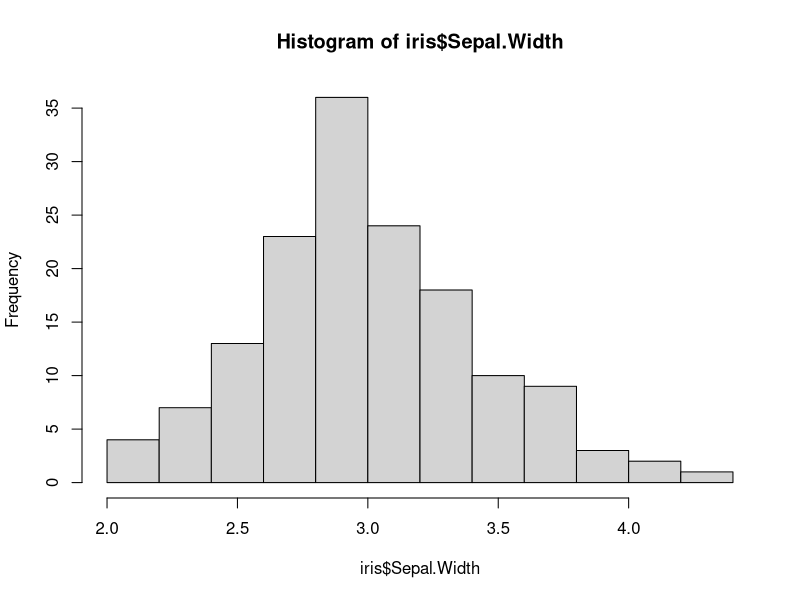
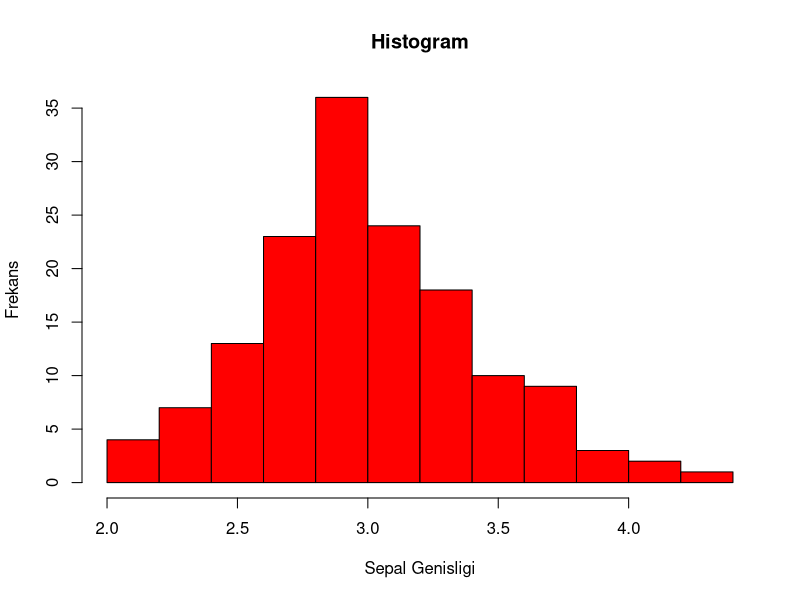
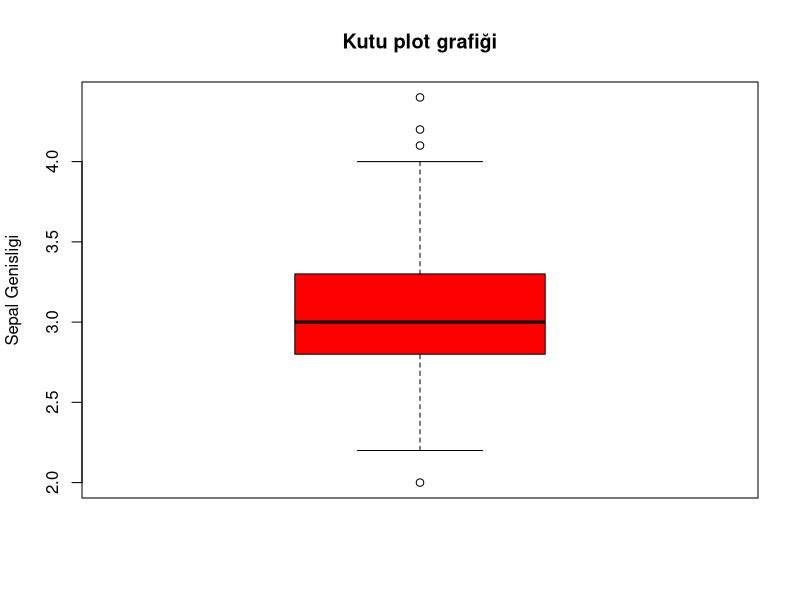
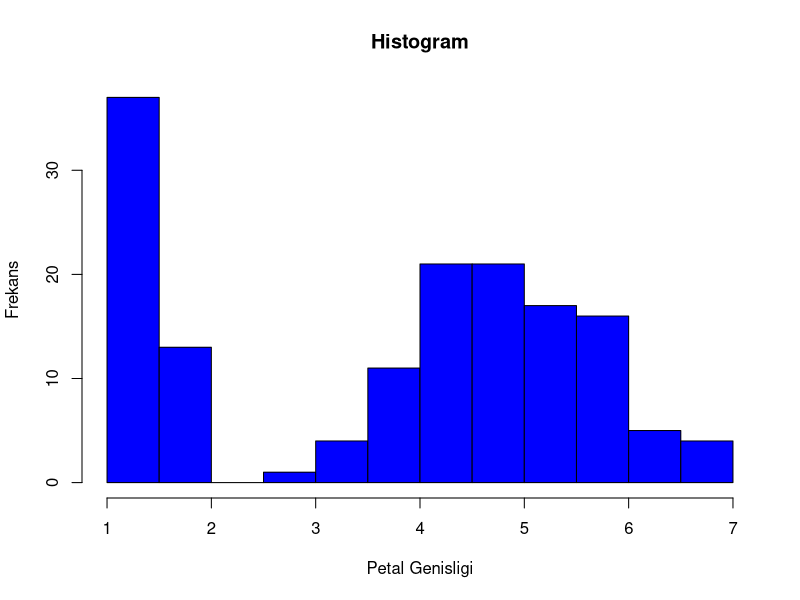

R code for these plots, in order: (Note: this script raises an error after producing the figures.)
library(datasets)
head(iris)
summary(iris$Species)

# Temel grafikler

head(iris)
summary(iris$Species)

par(mfrow=c(1,1))
hist(iris$Sepal.Width)

# daha iyi grafikler


hist(iris$Sepal.Width,main = "Histogram",
      xlab = "Sepal Genisligi", ylab = "Frekans", col = "red")


boxplot(iris$Sepal.Width, main = "Kutu plot grafiği",
        ylab = "Sepal Genisligi", col = "red")


hist(iris$Petal.Length,main = "Histogram",
     xlab = "Petal Genisligi", ylab = "Frekans", col = "blue")

setosa_data <- iris_data[iris_data$Species == "setosa",]

virginica_data <- iris_data[iris_data$Species == "virginica",]

versicolor_data <- iris_data[iris_data$Species == "versicolor",]

par(mfrow = c(1,3))

hist(setosa_data$Petal.Length,main = "Histogram",
     xlab = "Petal Genisligi Setosa", ylab = "Frekans", col = "blue")

hist(virginica_data$Petal.Length,main = "Histogram",
     xlab = "Petal Genisligi virginica", ylab = "Frekans", col = "green")

hist(versicolor_data$Petal.Length,main = "Histogram",
     xlab = "Petal Genisligi versicolor", ylab = "Frekans", col = "red")


# Daha da iyi grafikler !

library("tidyverse")

ggplot(data = iris_data, aes(y = Petal.Length, x = Species)) +
  geom_boxplot(aes(fill = Species))


ggplot(data = iris_data, aes(x = Petal.Length)) +
  geom_histogram(aes(fill = Species), col = "black", alpha = 0.5) +
  xlab("Petal Genisligi") +
  ylab("Sayi")


# Temel testler

summary(versicolor_data)

summary(virginica_data)

t.test(versicolor_data$Petal.Length,virginica_data$Petal.Length,
       alternative = "two.sided",paired = F)
